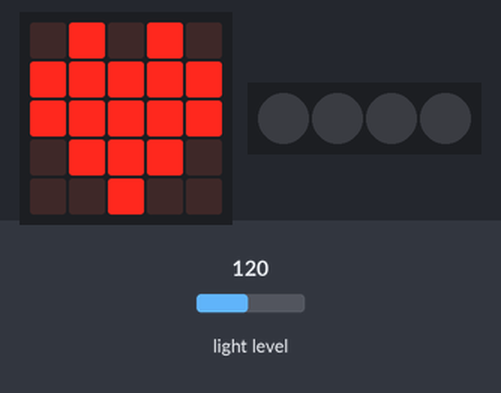
Bench run of a program on a simulated BBC micro:bit running MicroPython. On the bench: the board's 5×5 LED display, 4 RGB LEDs in strip order, left to right. Inputs (shaded band) come from the test bench; at power-on: light level 120.

Above: at 1.2 s.
1.3 s: light level set to 103
2.8 s: light level set to 98
At 4.5 s:
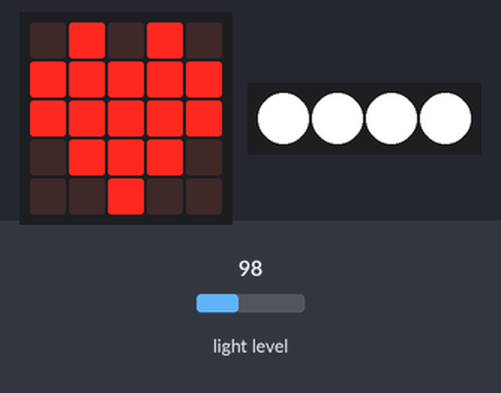
4.8 s: light level set to 128
At 5.9 s:
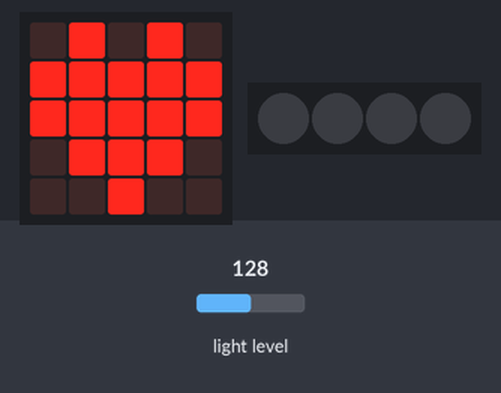
6.8 s: light level set to 5
At 7.4 s:
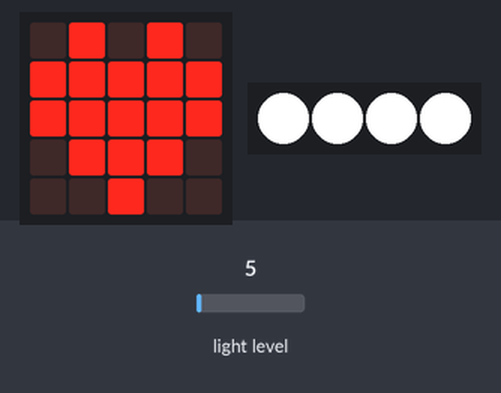
8.5 s: light level set to 191
At 9.9 s:
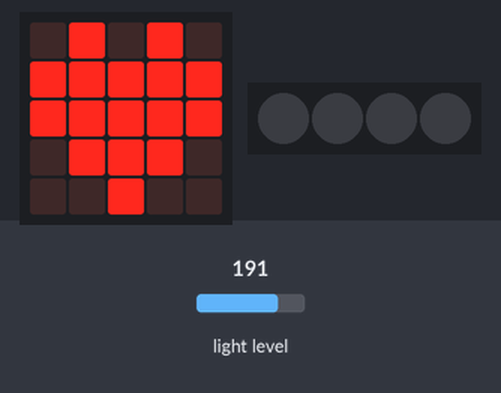
Timing chart, 0 to 11.5 s (numbered marks = the images above; inputs shaded):
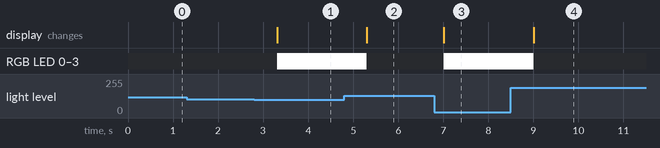

The program:

ugabuga.py
```python
from microbit import *
import neopixel
np = neopixel.NeoPixel(pin16, 4)
while True:
    if display.read_light_level() > 100:
        display.show(Image.HEART)
        sleep(500)
        for pixel_id in range(0, len(np)):
            red = 255
            green = 255
            blue = 255
            np[pixel_id] = (0, 0, 0)


            np.show()

    else:


        for pixel_id in range(0, len(np)):
            red = 255
            green = 255
            blue = 255
            np[pixel_id] = (red, green, blue)


            np.show()
    sleep(50)
```

Measured:
- the behaviour switches between 101 and 100 on light level (found by bisection; images 0 and 1)
- after the input at 1.3 s, every drawn part: stays the same
- after the input at 2.8 s, RGB LED 0–3: off → RGB(255, 255, 255) after 0.51 s
- after the input at 4.8 s, RGB LED 0–3: RGB(255, 255, 255) → off after 0.50 s
- after the input at 6.8 s, RGB LED 0–3: off → RGB(255, 255, 255) after 0.21 s
- after the input at 8.5 s, RGB LED 0–3: RGB(255, 255, 255) → off after 0.50 s
